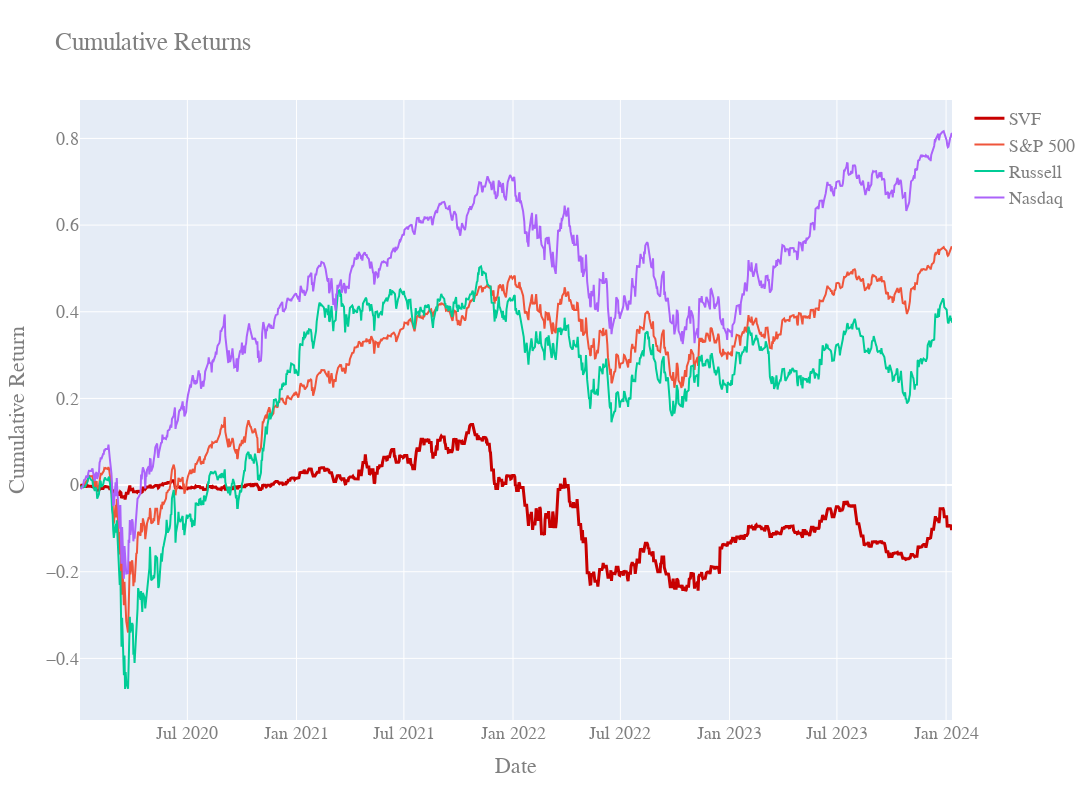

The cell this chart's notebook holds for it:
### Code cell
# Plot the cumulative returns

cumulative_returns = pd.DataFrame(index=portfolio_pctchange.index, columns=["Portfolio", "SPY", "Russell", "Nasdaq"])
cumulative_returns["Portfolio"] = portfolio_pctchange.cumsum()
cumulative_returns["SPY"] = spy_pctchange.cumsum()
cumulative_returns["Russell"] = russell_pctchange.cumsum()
cumulative_returns["Nasdaq"] = nasdaq_pctchange.cumsum()

fig = go.Figure()
fig.add_trace(go.Scatter(x=cumulative_returns.index, y=cumulative_returns["Portfolio"], name="SVF"))
fig.add_trace(go.Scatter(x=cumulative_returns.index, y=cumulative_returns["SPY"], name="S&P 500"))
fig.add_trace(go.Scatter(x=cumulative_returns.index, y=cumulative_returns["Russell"], name="Russell"))
fig.add_trace(go.Scatter(x=cumulative_returns.index, y=cumulative_returns["Nasdaq"], name="Nasdaq"))
fig.update_layout(title="Cumulative Returns", xaxis_title="Date", yaxis_title="Cumulative Return")
fig.update_traces(line=dict(color='rgb(200, 0, 0)', width=3), selector=dict(name="SVF"))
fig.update_layout(font=dict(family="Courier New, monospace", size=18, color="#7f7f7f"))
# make chart a square
fig.update_layout(
    autosize=False,
    width=1250,
    height=800,
)
fig.show()

### Figure 1 — Plotly figure (JSON) as saved in the notebook; plotly's stock layout.template omitted (floating-point values rounded to 4 significant figures; data arrays with more than 128 entries replaced by an {"elided": "..."} marker saying what was removed)
{"data": [{"line": {"color": "rgb(200, 0, 0)", "width": 3}, "name": "SVF", "type": "scatter", "x": {"elided": "1014 str values"}, "y": {"elided": "1014 float values"}}, {"name": "S&P 500", "type": "scatter", "x": {"elided": "1014 str values"}, "y": {"elided": "1014 float values"}}, {"name": "Russell", "type": "scatter", "x": {"elided": "1014 str values"}, "y": {"elided": "1014 float values"}}, {"name": "Nasdaq", "type": "scatter", "x": {"elided": "1014 str values"}, "y": {"elided": "1014 float values"}}], "layout": {"autosize": false, "font": {"color": "#7f7f7f", "family": "Courier New, monospace", "size": 18}, "height": 800, "title": {"text": "Cumulative Returns"}, "width": 1250, "xaxis": {"title": {"text": "Date"}}, "yaxis": {"title": {"text": "Cumulative Return"}}}}
